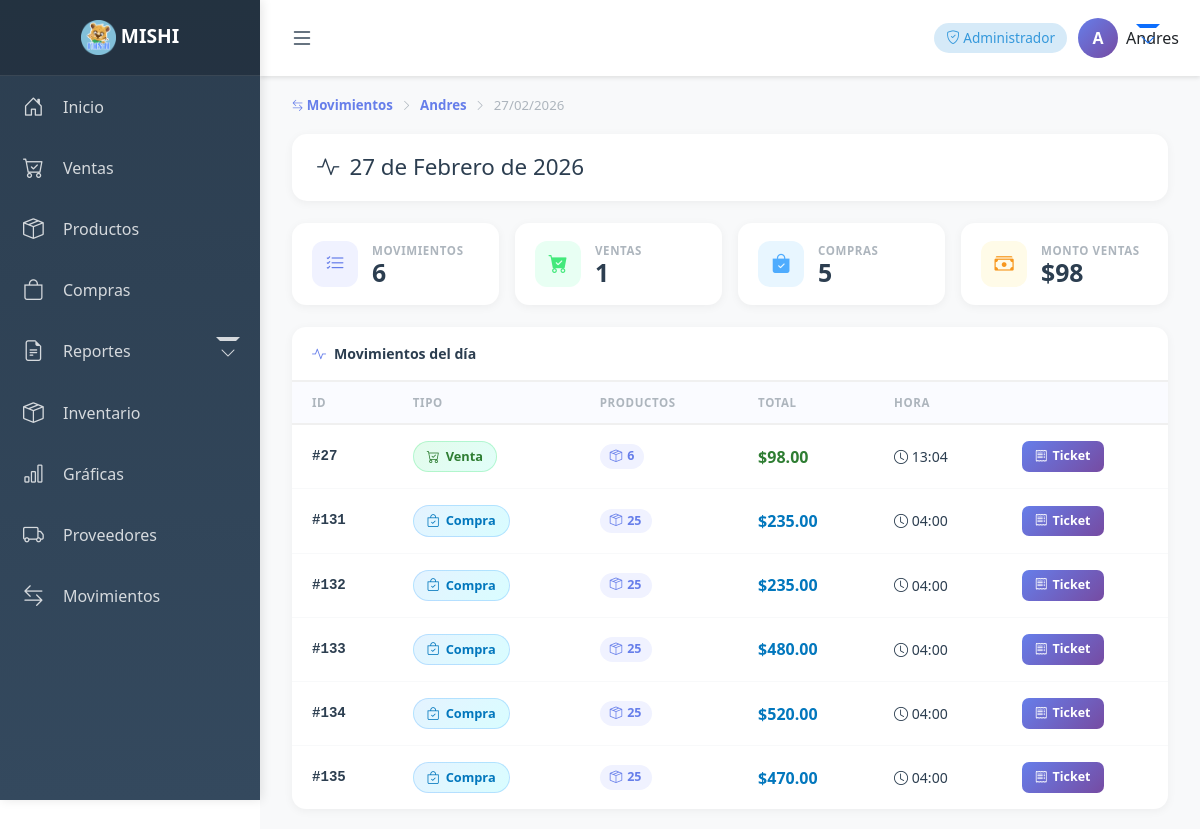
Before: /movimientos/usuario/1/dia/2026-02-27/ (signed in) with the older database file.
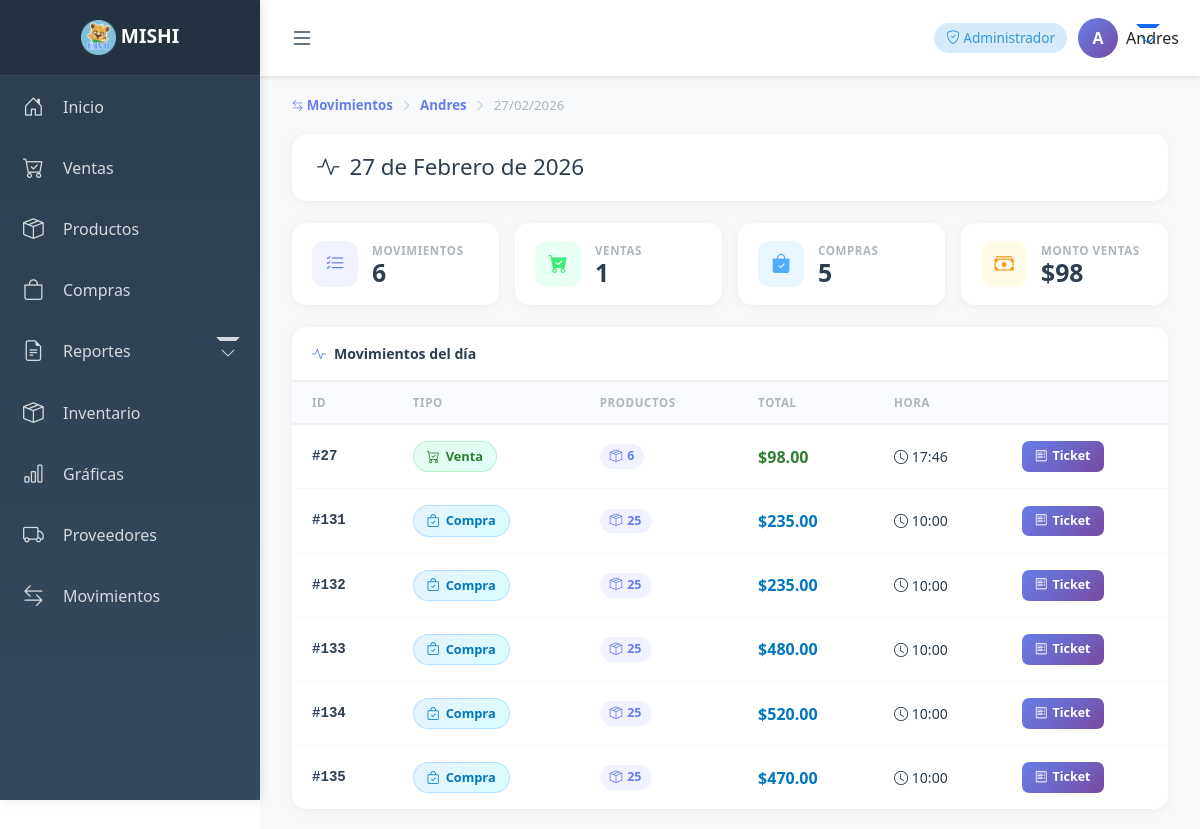
After: the same page with the newer database file.
### usuarios/models.py (models this page shows, shortened)
class UsuarioNegocio(models.Model):
    ROLES = [
        ('ADMIN', 'Administrador'),
        ('VENDEDOR', 'Vendedor'),
        ('ALMACEN', 'Almacén'),
        ('ALMACEN_ADMIN', 'Almacén-Admin'),
    ]
    usuario = models.ForeignKey(User, on_delete=models.CASCADE)
    negocio = models.ForeignKey(Negocio, on_delete=models.CASCADE)
    rol = models.CharField(max_length=20, choices=ROLES)
    activo = models.BooleanField(default=True)

### ventas/models.py (models this page shows, shortened)
class Venta(models.Model): # negocio,fecha,total,total_productos,usuario
    negocio = models.ForeignKey(Negocio, on_delete=models.CASCADE)
    fecha = models.DateTimeField(default=timezone.now)
    total = models.DecimalField(max_digits=10, decimal_places=2, default=0)
    total_productos = models.IntegerField(default=0)
    usuario = models.ForeignKey(UsuarioNegocio, on_delete=models.DO_NOTHING, default=None)

### inventario/models.py (models this page shows, shortened)
class Compra(models.Model): # Negocio, Proveedor, Numero factura, Total, Total productos, Fecha
    negocio = models.ForeignKey(Negocio, on_delete=models.CASCADE)
    proveedor = models.ForeignKey(Proveedor, on_delete=models.CASCADE)
    numero_factura = models.CharField(max_length=20, unique=True)
    total = models.DecimalField(max_digits=12, decimal_places=2, default=0)
    total_productos = models.PositiveIntegerField(default=0)
    fecha = models.DateTimeField(auto_now_add=True)
    usuario = models.ForeignKey(UsuarioNegocio, on_delete=models.DO_NOTHING, default=None)

### movimientos/views.py (the view)
# urls.py: path('usuario/<int:usuario_id>/dia/<str:fecha>/', views.movimientos_dia, name='movimientos_dia'),
@login_required
def movimientos_dia(request, usuario_id, fecha):
    negocio = request.user.usuarionegocio_set.filter(activo=True).first().negocio
    usuario = get_object_or_404(UsuarioNegocio, id=usuario_id, negocio=negocio)
    fecha_dt = datetime.strptime(fecha, '%Y-%m-%d').date()
    ventas = Venta.objects.filter(
        usuario=usuario,
        fecha__date=fecha_dt
    ).order_by('-fecha')
    compras = Compra.objects.filter(
        usuario=usuario,
        fecha__date=fecha_dt
    ).order_by('-fecha')
    movimientos = []
    for v in ventas:
        movimientos.append({
            'id': v.id,
            'tipo': 'Venta',
            'tipo_clase': 'success',  # color Bootstrap
            'total': v.total,
            'total_productos': v.total_productos,
            'fecha': v.fecha,
            'objeto': v
        })
    for c in compras:
        movimientos.append({
            'id': c.id,
            'tipo': 'Compra',
            'tipo_clase': 'primary',
            'total': c.total,
            'total_productos': c.total_productos,
            'fecha': c.fecha,
            'objeto': c
        })
    movimientos.sort(key=lambda x: x['fecha'], reverse=True)
    try:
        ticket_config = ticket.objects.get(negocio=negocio)
    except ticket.DoesNotExist:
        ticket_config = None
    return render(request, 'movimientos/movimientos_dia.html', {
        'usuario': usuario,
        'fecha': fecha_dt,
        'movimientos': movimientos,
        'num_ventas': ventas.count(),
        'num_compras': compras.count(),
        'total_ventas': sum(m['total'] for m in movimientos if m['tipo'] == 'Venta'),
        'ticket_nombre':  ticket_config.nombre_negocio if ticket_config else 'MI NEGOCIO',
        'ticket_mensaje': ticket_config.mensaje         if ticket_config else 'Gracias por su compra',
    })

### usuarios/context_processors.py (called while the page is built)
def rol_usuario_context(request):
    rol = None
    if request.user.is_authenticated:
        negocio_id = request.session.get("negocio_id")
        if negocio_id:
            relacion = UsuarioNegocio.objects.filter(
                usuario=request.user,
                negocio_id=negocio_id
            ).first()
            if relacion:
                rol = relacion.rol
    return {
        'rol_usuario': rol
    }

### movimientos/templates/movimientos/movimientos_dia.html (shortened to what this page needs)
{% extends 'base.html' %}
{% block content %}
<div class="container-fluid">
    <div class="breadcrumb-custom">
        <a href="{% url 'movimientos_usuarios' %}"><i class="bi bi-arrow-left-right"></i> Movimientos</a>
        <i class="bi bi-chevron-right"></i>
        <a href="{% url 'movimientos_dias' usuario.id %}">{{ usuario.usuario.get_full_name|default:usuario.usuario.username }}</a>
        <i class="bi bi-chevron-right"></i>
        <span>{{ fecha|date:"d/m/Y" }}</span>
    </div>
    <div class="page-header">
        <h2><i class="bi bi-activity"></i> {{ fecha|date:"d \d\e F \d\e Y" }}</h2>
    </div>
    <div class="kpi-row">
        <div class="kpi-card">
            <div class="kpi-ico purple"><i class="bi bi-list-check"></i></div>
            <div class="kpi-info"><div class="kpi-label">Movimientos</div><div class="kpi-val">{{ movimientos|length }}</div></div>
        </div>
        <div class="kpi-card">
            <div class="kpi-ico green"><i class="bi bi-cart-check-fill"></i></div>
            <div class="kpi-info"><div class="kpi-label">Ventas</div><div class="kpi-val">{{ num_ventas }}</div></div>
        </div>
        <div class="kpi-card">
            <div class="kpi-ico blue"><i class="bi bi-bag-check-fill"></i></div>
            <div class="kpi-info"><div class="kpi-label">Compras</div><div class="kpi-val">{{ num_compras }}</div></div>
        </div>
        <div class="kpi-card">
            <div class="kpi-ico orange"><i class="bi bi-cash-stack"></i></div>
            <div class="kpi-info"><div class="kpi-label">Monto ventas</div><div class="kpi-val">${{ total_ventas|floatformat:0 }}</div></div>
        </div>
    </div>
    <div class="main-card">
        <div class="table-header"><i class="bi bi-activity"></i> Movimientos del día</div>
        {% if movimientos %}
        <table class="mov-table">
            <thead>
                <tr>
                    <th>ID</th>
                    <th>Tipo</th>
                    <th>Productos</th>
                    <th>Total</th>
                    <th class="hide-tablet">Hora</th>
                    <th></th>
                </tr>
            </thead>
            <tbody>
                {% for mov in movimientos %}
                <tr>
                    <td class="td-id id-cell">#{{ mov.id }}</td>
                    <td class="td-tipo">
                        <span class="tipo-badge {{ mov.tipo|lower }}">
                            {% if mov.tipo == 'Venta' %}<i class="bi bi-cart-check"></i>
                            {% else %}<i class="bi bi-bag-check"></i>{% endif %}
                            {{ mov.tipo }}
                        </span>
                    </td>
                    <td class="td-prods"><span class="prods-cell"><i class="bi bi-box-seam"></i> {{ mov.total_productos }}</span></td>
                    <td class="td-total"><span class="total-cell {{ mov.tipo|lower }}">${{ mov.total|floatformat:2 }}</span></td>
                    <td class="td-hora hide-tablet hora-cell"><i class="bi bi-clock"></i> {{ mov.fecha|date:"H:i" }}</td>
                    <td class="td-accion">
                        <button class="btn-detalle" onclick="verTicket('{{ mov.id }}', '{{ mov.tipo|lower }}')">
                            <i class="bi bi-receipt"></i> Ticket
                        </button>
                    </td>
                </tr>
                {% endfor %}
            </tbody>
        </table>
        {% else %}
        <div class="empty-state">
            <i class="bi bi-inbox"></i>
            <p style="margin:0; font-size:0.95rem;">No hay movimientos en este día.</p>
        </div>
        {% endif %}
    </div>
</div>
{% endblock %}

### templates/base.html (shortened to what this page needs)
<!DOCTYPE html>
<html lang="es">
<head>
    <link href="https://cdn.jsdelivr.net/npm/bootstrap@5.3.0/dist/css/bootstrap.min.css" rel="stylesheet">
    <link rel="stylesheet" href="https://cdn.jsdelivr.net/npm/bootstrap-icons@1.11.0/font/bootstrap-icons.css">
    {% load static %}
</head>
<body>
    <nav class="sidebar" id="sidebar">
        <div class="sidebar-header">
            <h4>
                <img src="{% static 'img/MISHI.png' %}" alt="MISHI" style="width:35px; height:35px; object-fit:contain; border-radius:6px;">
                <span class="menu-text">MISHI</span>
            </h4>
        </div>
        <ul class="sidebar-menu">
            <li>
                <a href="/">
                    <i class="bi bi-house-door"></i>
                    <span class="menu-text">Inicio</span>
                </a>
            </li>
            <li>
                <a href="{% url 'nueva_venta' %}">
                    <i class="bi bi-cart-check"></i>
                    <span class="menu-text">Ventas</span>
                </a>
            </li>
            {% if rol_usuario == 'ADMIN' or rol_usuario == 'ALMACEN_ADMIN' %}
            <li>
                <a href="{% url 'lista_productos' %}">
                    <i class="bi bi-box-seam"></i>
                    <span class="menu-text">Productos</span>
                </a>
            </li>
            {% endif %}
            {% if rol_usuario == 'ADMIN' or rol_usuario == 'ALMACEN_ADMIN' %}
            <li>
                <a href="{% url 'lista_compras' %}">
                    <i class="bi bi-bag"></i>
                    <span class="menu-text">Compras</span>
                </a>
            </li>
            {% endif %}
            {% if rol_usuario == 'ADMIN' or rol_usuario == 'ALMACEN_ADMIN' %}
            <li>
                <a href="#" class="dropdown-toggle" onclick="toggleSubmenu(event, 'submenu-reportes')">
                    <i class="bi bi-file-earmark-text"></i>
                    <span class="menu-text">Reportes</span>
                </a>
            </li>
            {% endif %}
            {% if rol_usuario == 'ADMIN' or rol_usuario == 'ALMACEN_ADMIN' %}
            <li>
                <a href="{% url 'inventario' %}">
                <i class="bi bi-box-seam"></i>
                    <span class="menu-text">Inventario</span>
                </a>
            </li>
            {% endif %}
            {% if rol_usuario == 'ADMIN' or rol_usuario == 'ALMACEN_ADMIN' %}
            <li>
                <a href="{% url 'graficas' %}">
                    <i class="bi bi-bar-chart"></i>
                    <span class="menu-text">Gráficas</span>
                </a>
            </li>
            {% endif %}
            {% if rol_usuario == 'ADMIN' or rol_usuario == 'ALMACEN_ADMIN' %}
            <li>
                <a href="{% url 'lista_proveedores' %}">
                    <i class="bi bi-truck"></i>
                    <span class="menu-text">Proveedores</span>
                </a>
            </li>
            {% endif %}
            {% if rol_usuario == 'ADMIN' or rol_usuario == 'ALMACEN_ADMIN' %}
            <li>
                <a href="{% url 'movimientos_usuarios' %}">
                    <i class="bi bi-arrow-left-right"></i>
                    <span class="menu-text">Movimientos</span>
                </a>
            </li>
            {% endif %}
    </nav>
    <div class="main-content">
        <div class="top-navbar">
            <button class="toggle-btn" onclick="toggleSidebar()">
                <i class="bi bi-list"></i>
            </button>
            <div class="user-info">
                {% if user.is_authenticated %}
                    <span class="role-badge">
                        {% if rol_usuario == 'ADMIN' %}
                            <i class="bi bi-shield-check"></i> Administrador
                        {% elif rol_usuario == 'VENDEDOR' %}
                            <i class="bi bi-person-badge"></i> Vendedor
                        {% elif rol_usuario == 'ALMACEN' %}
                            <i class="bi bi-boxes"></i> Almacén
                        {% elif rol_usuario == 'ALMACEN_ADMIN' %}
                            <i class="bi bi-shield-fill-check"></i> Almacén Admin
                        {% endif %}
                    </span>
                    <div class="dropdown">
                        <button class="btn btn-link text-decoration-none dropdown-toggle d-flex align-items-center p-0" type="button" data-bs-toggle="dropdown">
                            <div class="user-avatar">
                                {{ user.username|slice:":1"|upper }}
                            </div>
                            <span class="ms-2 text-dark">{{ user.username }}</span>
                        </button>
                    </div>
                {% else %}
                    <a href="/login/" class="btn btn-primary btn-sm">
                        <i class="bi bi-box-arrow-in-right"></i> <span class="d-none d-sm-inline">Iniciar Sesión</span>
                    </a>
                {% endif %}
            </div>
        </div>
        <div class="content-wrapper">
            {% block content %}{% endblock %}
        </div>
    </div>
</body>
</html>

### templates/base.html (style rules this page uses)
:root { --sidebar-width: 260px; --sidebar-collapsed-width: 70px; }
* { margin: 0; padding: 0; box-sizing: border-box; }
body { font-family: 'Segoe UI', Tahoma, Geneva, Verdana, sans-serif; overflow-x: hidden; }
.sidebar { position: fixed; top: 0; left: 0; height: 100vh; width: var(--sidebar-width); background: linear-gradient(180deg, #2c3e50 0%, #34495e 100%); color: white; transition: all 0.3s ease; overflow-y: auto; overflow-x: hidden; z-index: 1000; box-shadow: 2px 0 10px rgba(0,0,0,0.1); }
.sidebar-header { padding: 20px; text-align: center; border-bottom: 1px solid rgba(255,255,255,0.1); background: rgba(0,0,0,0.2); }
.sidebar-header h4 { margin: 0; font-size: 1.2rem; font-weight: 600; }
.sidebar-menu { list-style: none; padding: 0; margin: 0; }
.sidebar-menu li { position: relative; }
.sidebar-menu a { display: flex; align-items: center; padding: 15px 20px; color: rgba(255,255,255,0.8); text-decoration: none; transition: all 0.3s; border-left: 3px solid transparent; }
.sidebar-menu a i { font-size: 1.3rem; min-width: 30px; }
.sidebar-menu a .menu-text { margin-left: 10px; white-space: nowrap; }
.dropdown-toggle::after { content: '\f282'; font-family: 'bootstrap-icons'; position: absolute; right: 20px; transition: transform 0.3s; }
.main-content { margin-left: var(--sidebar-width); transition: margin-left 0.3s ease; min-height: 100vh; background: #f8f9fa; }
.top-navbar { background: white; padding: 15px 20px; box-shadow: 0 2px 4px rgba(0,0,0,0.1); display: flex; justify-content: space-between; align-items: center; position: sticky; top: 0; z-index: 100; }
.toggle-btn { background: none; border: none; font-size: 1.5rem; color: #2c3e50; cursor: pointer; padding: 5px 10px; }
.user-info { display: flex; align-items: center; gap: 10px; }
.user-avatar { width: 40px; height: 40px; border-radius: 50%; background: linear-gradient(135deg, #667eea 0%, #764ba2 100%); display: flex; align-items: center; justify-content: center; color: white; font-weight: bold; flex-shrink: 0; }
.content-wrapper { padding: 20px; }
.role-badge { background: rgba(52, 152, 219, 0.2); color: #3498db; padding: 5px 12px; border-radius: 20px; font-size: 0.85rem; font-weight: 500; white-space: nowrap; }
.page-header { background: white; border-radius: 15px; padding: 25px; margin-bottom: 25px; box-shadow: 0 2px 10px rgba(0,0,0,0.05); display: flex; justify-content: space-between; align-items: center; flex-wrap: wrap; gap: 15px; }
.page-header h2 { color: #2c3e50; margin: 0; display: flex; align-items: center; gap: 10px; }

Changed rows visible on the page:
changed Venta id 27: fecha "13:04" → "17:46"
changed Compra id 131: fecha "04:00" → "10:00"
changed Compra id 132: fecha "04:00" → "10:00"
changed Compra id 133: fecha "04:00" → "10:00"
changed Compra id 134: fecha "04:00" → "10:00"
changed Compra id 135: fecha "04:00" → "10:00"
